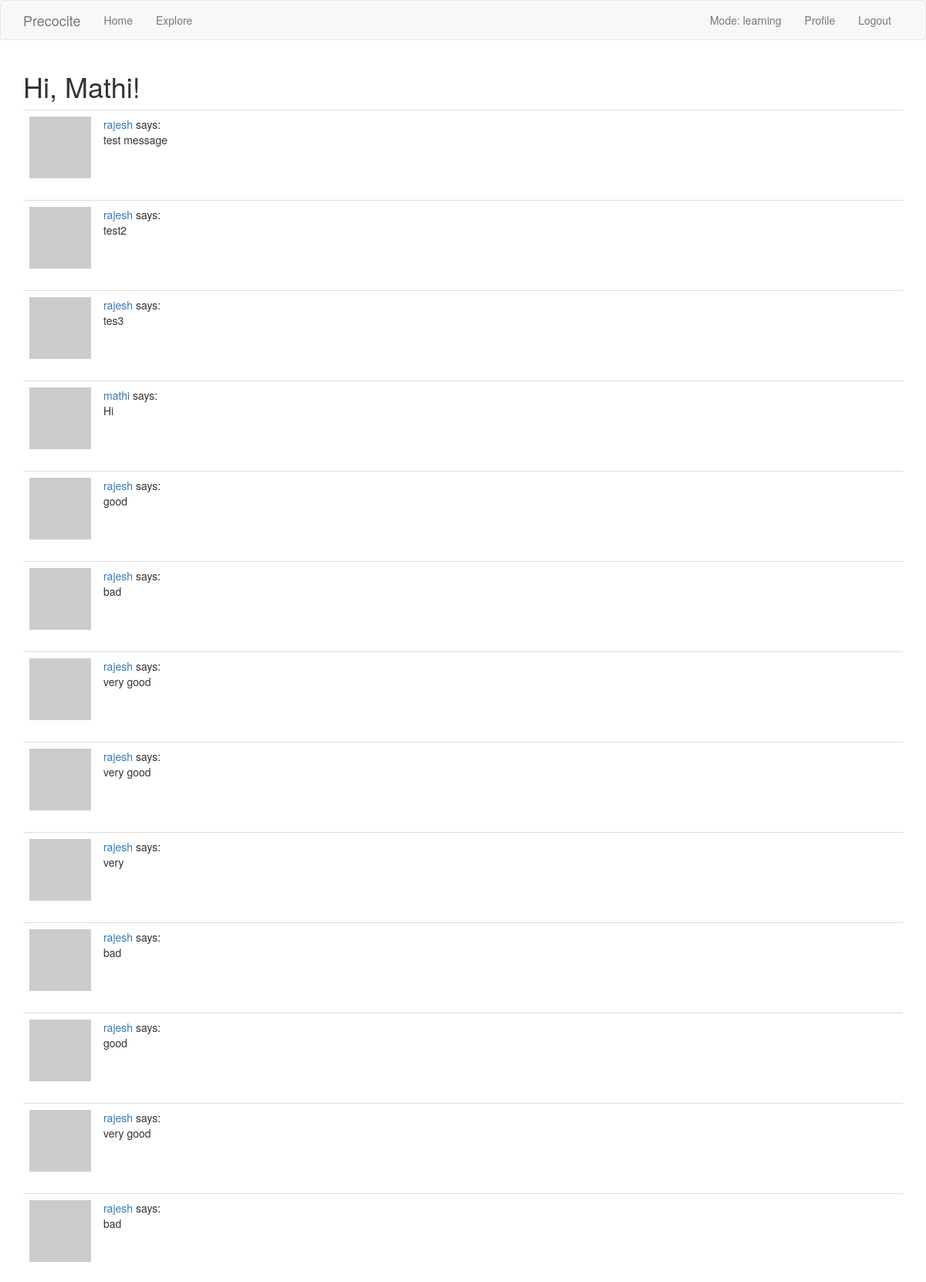
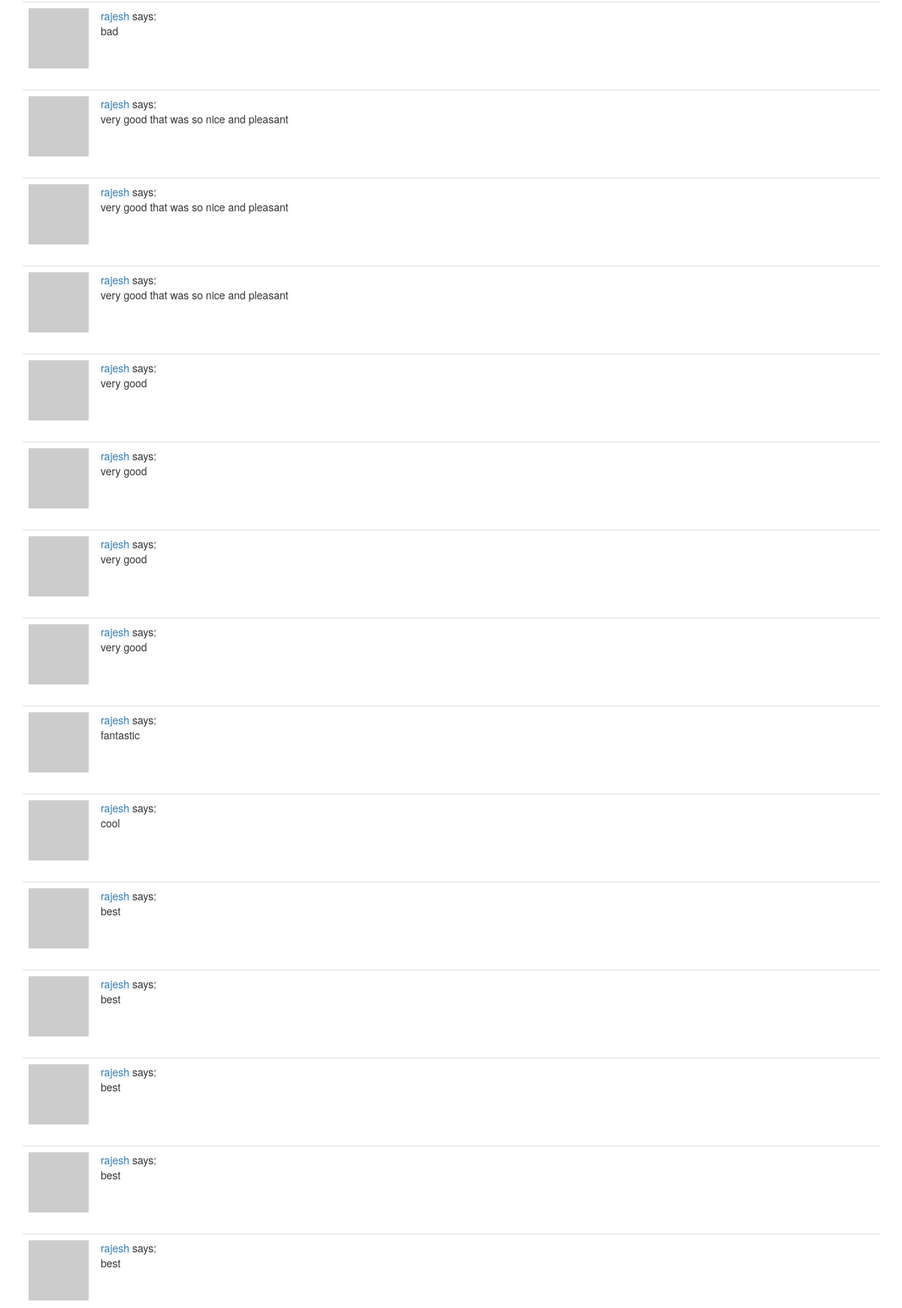
The page /index (signed in, upper part) on the database its author committed (2 pictures, top to bottom).
### app/models.py (models this page shows, shortened)
class User(UserMixin, db.Model):
    id = db.Column(db.Integer, primary_key=True)
    username = db.Column(db.String(64), index=True, unique=True)
    email = db.Column(db.String(120), index=True, unique=True)
    password_hash = db.Column(db.String(128))
    posts = db.relationship('Post', backref='author', lazy='dynamic')
    about_me = db.Column(db.String(140))
    last_seen = db.Column(db.DateTime, default=datetime.utcnow)
    current_mode = db.Column(db.String(64))
    current_polarity = db.Column(db.Float)
    def avatar(self, size):
        digest = md5(self.email.lower().encode('utf-8')).hexdigest()
        return 'https://www.gravatar.com/avatar/{}?d=identicon&s={}'.format(
            digest, size)
    followed = db.relationship(
        'User', secondary=followers,
        primaryjoin=(followers.c.follower_id == id),
        secondaryjoin=(followers.c.followed_id == id),
        backref=db.backref('followers', lazy='dynamic'), lazy='dynamic')
    def followed_posts(self):
        followed = Post.query.join(
            followers, (followers.c.followed_id == Post.user_id)).filter(
                followers.c.follower_id == self.id)
        own = Post.query.filter_by(user_id=self.id)
        return followed.union(own).order_by(Post.timestamp.asc())

class Post(db.Model):
    id = db.Column(db.Integer, primary_key=True)
    body = db.Column(db.String(140))
    timestamp = db.Column(db.DateTime, index=True, default=datetime.utcnow)
    user_id = db.Column(db.Integer, db.ForeignKey('user.id'))

### app/routes.py (the view, shortened to what this page needs)
@app.route('/index', methods=['GET', 'POST'])
@login_required
@check_gotstarted
def index():
    status = current_user.current_mode
    user_title = current_user.username.title()
    form = PostForm()
    userscore_reference = current_user.current_polarity
    int_polarity = int(float(current_user.current_polarity))
    if (int_polarity >= 1 and current_user.current_mode == 'chat') and (current_user.followers.count() or current_user.followed.count()):
        promote = 'true'
    else:
        promote = 'false'
    posts = current_user.followed_posts().all()
    return render_template("index.html", status=status, title='Home Page', form=form, posts=posts, user_title=user_title, promote=promote)

### app/models.py (called while the page is built)
@login.user_loader
def load_user(id):
    return User.query.get(int(id))

### app/routes.py (called while the page is built)
def check_gotstarted(landing):
    @wraps(landing)
    def decorated_function(*args, **kwargs):
        if current_user.current_mode == 'viewer':
            flash("You need to get started or complete this phase!")
            return redirect(url_for(page_dict[current_user.current_mode]))
        return landing(*args, **kwargs)
    return decorated_function

@app.before_request
def before_request():
    if current_user.is_authenticated:
        current_user.last_seen = datetime.utcnow()
        db.session.commit()

### app/templates/index.html (shortened to what this page needs)
{% extends "base.html" %}
{% import 'bootstrap/wtf.html' as wtf %}
{% block app_content %}
    <span style="visibility: {% if title!='Explore' %}visible {% else %}hidden {% endif %};">
        <h1>Hi, {{ user_title }}!</h1>
    </span>
    <div>
    {% for post in posts %}
        {% include '_post.html' %}
    {% endfor %}
    </div>
{% endblock %}

### app/templates/base.html (shortened to what this page needs)
{% extends 'bootstrap/base.html' %}
{% block navbar %}
    <nav class="navbar navbar-default">
        <div class="container">
            <div class="navbar-header">
                <a class="navbar-brand" href="{{ url_for('landing') }}">Precocite</a>
            </div>
            <div class="collapse navbar-collapse" id="bs-example-navbar-collapse-1">
                <ul class="nav navbar-nav">
                    <li><a href="{{ url_for('landing') }}">Home</a></li>
                    <li><a href="{{ url_for('explore') }}">Explore</a></li>
                </ul>
                <ul class="nav navbar-nav navbar-right">
                    {% if current_user.is_anonymous %}
                    <li><a href="{{ url_for('login') }}">Login</a></li>
                    {% else %}
                    <li><a class="navbar-nav"> Mode: {{ current_user.current_mode }}</a></li>
                    <li><a href="{{ url_for('user', username=current_user.username) }}">Profile</a></li>
                    <li><a href="{{ url_for('logout') }}">Logout</a></li>
                    {% endif %}
                </ul>
            </div>
        </div>
    </nav>
{% endblock %}
{% block content %}
    <div class="container">
        {% block app_content %}{% endblock %}
    </div>
{% endblock %}

### app/templates/_post.html
    <table class="table table-hover">
        <tr>
            <td width="70px">
                <a href="{{ url_for('user', username=post.author.username) }}">
                    <img src="{{ post.author.avatar(70) }}" />
                </a>
            </td>
            <td>
                <a href="{{ url_for('user', username=post.author.username) }}">
                    {{ post.author.username }}
                </a>
                says:
                <br>
                {{ post.body }}
            </td>
        </tr>
    </table>

### rows shown on the page
User: current_mode "learning", username "Mathi"
Post: author.username "rajesh", body "test message"
Post: author.username "rajesh", body "test2"
Post: author.username "rajesh", body "tes3"
Post: author.username "mathi", body "Hi"
Post: author.username "rajesh", body "good"
Post: author.username "rajesh", body "bad"
Post: author.username "rajesh", body "very good"
Post: author.username "rajesh", body "very good"
Post: author.username "rajesh", body "very"
Post: author.username "rajesh", body "bad"
Post: author.username "rajesh", body "good"
Post: author.username "rajesh", body "very good"
Post: author.username "rajesh", body "bad"
Post: author.username "rajesh", body "bad"
Post: author.username "rajesh", body "very good that was so nice and pleasant"
Post: author.username "rajesh", body "very good that was so nice and pleasant"
Post: author.username "rajesh", body "very good that was so nice and pleasant"
Post: author.username "rajesh", body "very good"
Post: author.username "rajesh", body "very good"
Post: author.username "rajesh", body "very good"
Post: author.username "rajesh", body "very good"
Post: author.username "rajesh", body "fantastic"
Post: author.username "rajesh", body "cool"
Post: author.username "rajesh", body "best"
Post: author.username "rajesh", body "best"
Post: author.username "rajesh", body "best"
Post: author.username "rajesh", body "best"
Post: author.username "rajesh", body "best"
